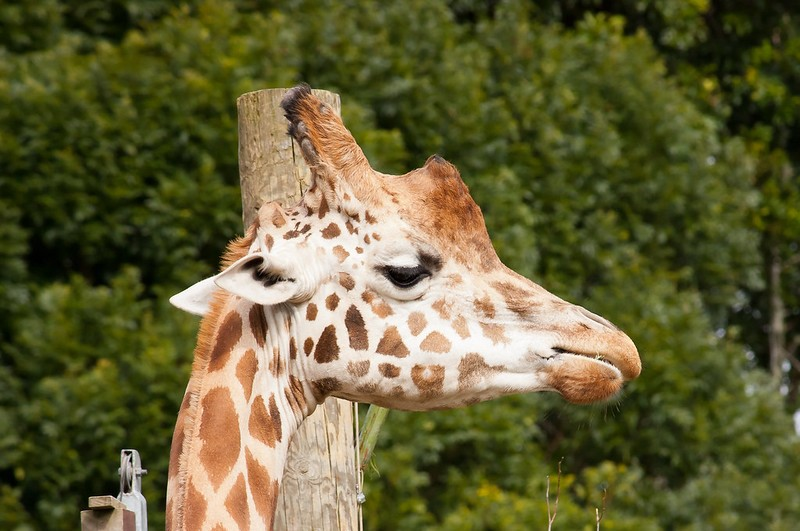
#> input picture Knowit2022/16/giraffe.png, 800 x 531 px
$ python steno.py
#> lines starting #> are read from the running program, lines starting #| are printed output that depends on the picture
from PIL import Image

giraffe_im = Image.open('giraffe.png')
#> giraffe_im is the input picture: PIL image 800x531 RGB; mean R, G, B 99.8, 96, 54.4
harambe_im = Image.open('harambe.png')
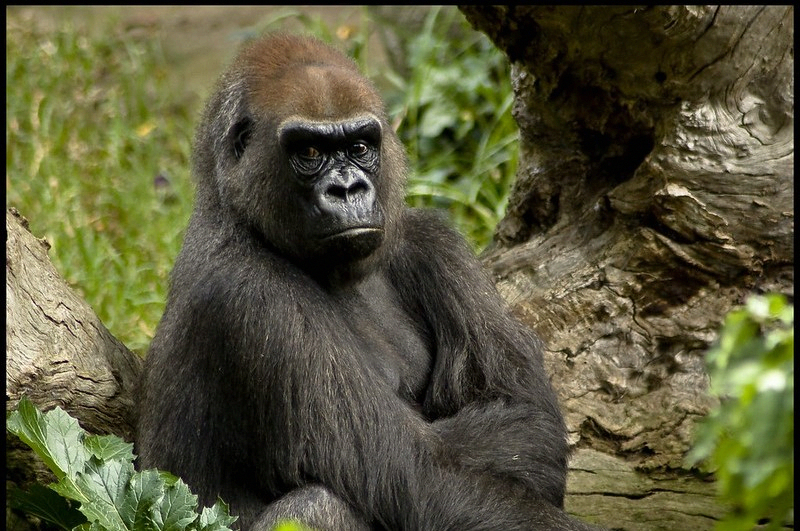
#> input picture Knowit2022/16/harambe.png, 800 x 531 px
#> harambe_im is the input picture: PIL image 800x531 RGB; mean R, G, B 89, 87.8, 58.7
g_pix = giraffe_im.load()
h_pix = harambe_im.load()


newIm = Image.new("L", giraffe_im.size)
#> newIm: PIL image 800x531 L; every value is 0
newImData = newIm.load()
channel = 0

for row in range(0, giraffe_im.size[0]):
    for col in range(0, giraffe_im.size[1]):
        g_pix_val = g_pix[row, col][channel]
        h_pix_val = h_pix[row, col][channel]
        newImData[row, col]= g_pix_val & h_pix_val


newIm.show()
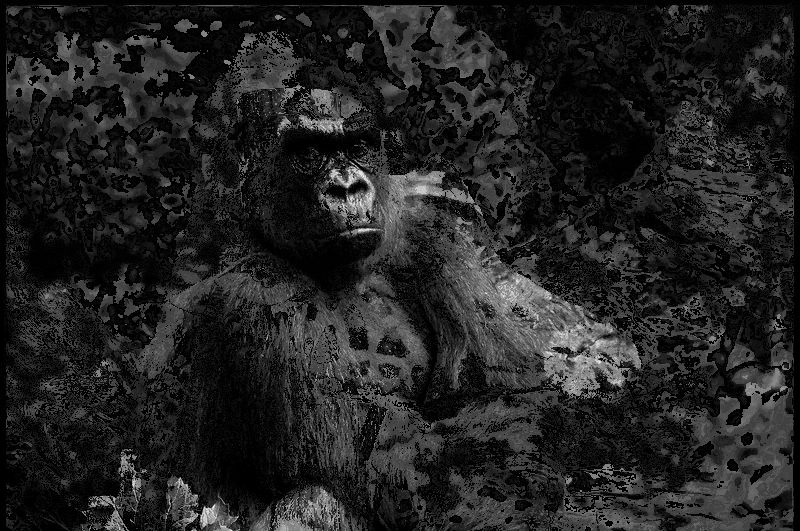
#> shown: PIL image 800x531 L; min 0, max 244, mean 34.7
